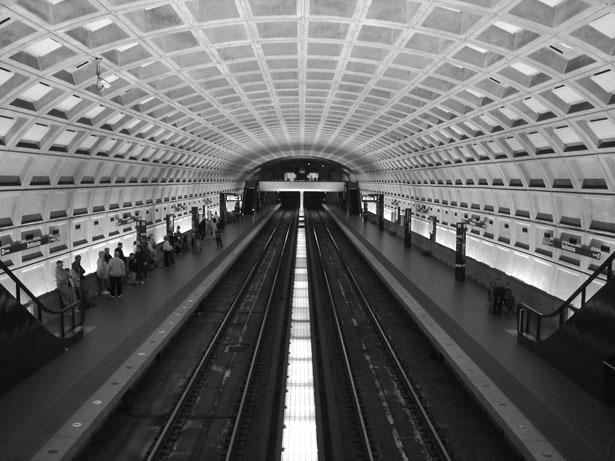
#> input picture program.9/dc_metro.jpg, 615 x 461 px, found by its file name
$ python index.py
#> lines starting #> are read from the running program, lines starting #| are printed output that depends on the picture
# Copyright 2015 Enthought, Inc. All Rights Reserved
"""
Plotting
--------

In PyLab, create a plot display that looks like the following:

.. image:: plotting/sample_plots.png

`Photo credit: David Fettig
<http://www.publicdomainpictures.net/view-image.php?image=507>`_


This is a 2x2 layout, with 3 slots occupied.

1. Sine function, with blue solid line; cosine with red '+' markers; the
   extents fit the plot exactly. Hint: see the axis() function for setting the
   extents.
2. Sine function, with gridlines, axis labels, and title; the extents fit the
   plot exactly.
3. Image with color map; the extents run from -10 to 10, rather than the
   default.

Save the resulting plot image to a file. (Use a different file name, so you
don't overwrite the sample.)

The color map in the example is 'winter'; use 'cm.<tab>' to list the available
ones, and experiment to find one you like.

Start with the following statements::

    from matplotlib.pyplot import imread

    x = linspace(0, 2*pi, 101)
    s = sin(x)
    c = cos(x)

    img = imread('dc_metro.jpg')

Tip: If you find that the label of one plot overlaps another plot, try adding
a call to `tight_layout()` to your script.

Bonus
~~~~~

4. The `subplot()` function returns an axes object, which can be assigned to
   the `sharex` and `sharey` keyword arguments of another subplot() function
   call.  E.g.::

       ax1 = subplot(2,2,1)
       ...
       subplot(2,2,2, sharex=ax1, sharey=ax1)

   Make this modification to your script, and explore the consequences.
   Hint: try panning and zooming in the subplots.

See :ref:`plotting-solution`.
"""


# The following imports are *not* needed in PyLab, but are needed in this file.
import matplotlib.pyplot as plt
from numpy import linspace, pi, sin, cos
from matplotlib.pyplot import (plot, subplot, cm, imread, imshow, xlabel,
                               ylabel, title, grid, axis, show, savefig, gcf,
                               figure, close, tight_layout)

x = linspace(0, 2 * pi, 101)
s = sin(x)
c = cos(x)

img = imread('dc_metro.JPG')
#> img is the input picture: shape (461, 615); min 0, max 255, mean 105.8

plt.plot(x, s)
plt.show()
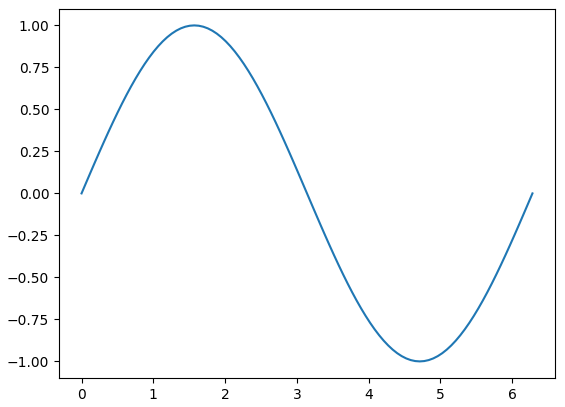
#> figure drawn by matplotlib, 1 panel; curve peaks at x = 1.57, y = 1
